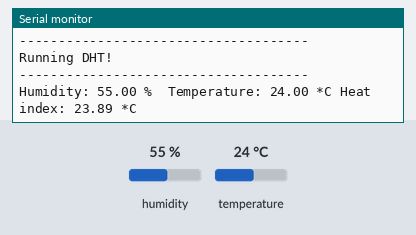
The sketch below on a simulated ESP8266 (NodeMCU). Shown: the last lines printed to the serial monitor. The inputs (shaded band) are chosen by the test bench; at power-on: humidity 55 %, temperature 24 °C. WiFi joins after 1.5 s; servers stay silent unless stated.

Above: at 2.7 s.
2.8 s: humidity set to 22 %
At 4.2 s:
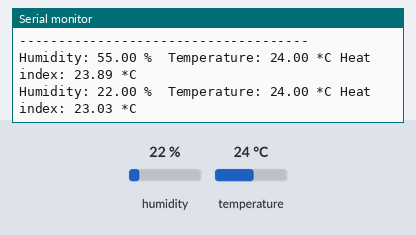
4.3 s: temperature set to 12 °C
5.8 s: humidity set to 40 %
At 6.3 s:
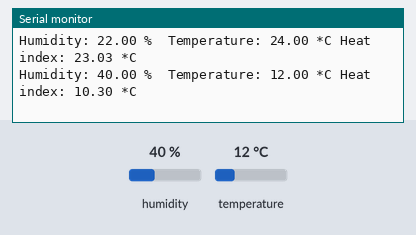
Timing chart, 0 to 8.8 s (numbered marks = the images above; inputs shaded):
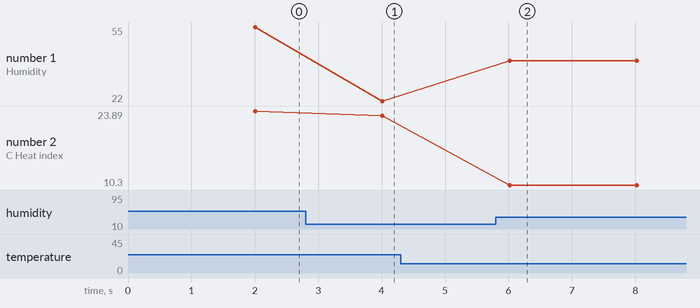

The sketch:

dht22_websockets.ino
```cpp
#include <ESP8266WiFi.h>          //ESP8266 Core WiFi Library
#include <DNSServer.h>            //Local DNS Server used for redirecting all requests to the configuration portal
#include <ESP8266WebServer.h>     //Local WebServer used to serve the configuration portal
#include <WiFiManager.h>          //https://github.com/tzapu/WiFiManager WiFi Configuration Magic
#include <DHT.h>                  //Read DHT sensors data
#include <WebSocketsServer.h>
#include <ArduinoJson.h>

#define DHT_PIN D2     // what digital pin the DHT22 is conected to
#define DHT_TYPE DHT22   // there are multiple kinds of DHT sensors

// Redefine DHT init delay to improve reliability of reading DHT22 data when using
// ESP8266 with DHT v1.3.7 library. See: https://github.com/adafruit/DHT-sensor-library/issues/116
#define DHT_INIT_DELAY_USEC 60

#define DHT_MEASUREMENT_DELAY_MS 2000

#define AP_SSID cosito
#define AP_PASSWORD 1234567890

struct DHTMeasurement {
  float humidity;
  float temperature;
  float heatIndex;
};

DHT dht(DHT_PIN, DHT_TYPE);
WebSocketsServer webSocket(81);
ESP8266WebServer webServer;

char indexHtml[] PROGMEM = R"=====(
<html>
<head>
<script>
var socket;
function init() {
  socket = new WebSocket('ws://' + window.location.hostname + ':81');
  socket.onmessage = function(event) {
    document.getElementById("console").value += event.data + "\n";
  }
}
</script>
</head>
<body onload="javascript:init();">
<textarea id="console"></textarea>
</body>
</html>
)=====";

unsigned long lastMeasurementAt = 0;

void setup() {
  WiFiManager wifiManager;

  wifiManager.autoConnect("cosito", "1234567890");

  setupSerialMonitor();

  setupWebServer();

  webSocket.begin();

  Serial.println("Device Started");

  dht.begin(DHT_INIT_DELAY_USEC);

  Serial.println("-------------------------------------");
  Serial.println("Running DHT!");
  Serial.println("-------------------------------------");

}

void loop() {
  webSocket.loop();
  webServer.handleClient();

  if(shouldTakeDHTMeasurement()) {
    DHTMeasurement measurement = readDHTSensor();

    // Check if any reads failed and exit early (to try again).
    if (isnan(measurement.humidity) || isnan(measurement.temperature)) {
      Serial.println("Failed to read from DHT sensor!");
      return;
    }

    reportMeasurement(measurement);

    Serial.print("Humidity: ");
    Serial.print(measurement.humidity);
    Serial.print(" %\t");
    Serial.print("Temperature: ");
    Serial.print(measurement.temperature);
    Serial.print(" *C ");
    Serial.print("Heat index: ");
    Serial.print(measurement.heatIndex);
    Serial.println(" *C ");
  }
}

void setupSerialMonitor() {
  Serial.begin(115200);
  Serial.setTimeout(2000);

  // Wait for serial to initialize.
  while(!Serial) {
    delay(50);
  }
}

void setupWebServer() {
  Serial.println("Initializing web server");

  webServer.on("/", [](){
    webServer.send_P(200, "text/html", indexHtml);
  });

  webServer.begin();

  Serial.println("Web server initialized");
}

DHTMeasurement readDHTSensor() {
  DHTMeasurement measurement;

  measurement.humidity = dht.readHumidity();
  measurement.temperature = dht.readTemperature();

  measurement.heatIndex = dht.computeHeatIndex(measurement.temperature, measurement.humidity, false);

  lastMeasurementAt = millis();

  return measurement;
}

void reportMeasurement(DHTMeasurement measurement) {
  StaticJsonDocument<JSON_OBJECT_SIZE(3)> json;

  json["humidity"] = measurement.humidity;
  json["temperature"] = measurement.temperature;
  json["heatIndex"] = measurement.heatIndex;

  String webSocketMessage;

  serializeJson(json, webSocketMessage);

  webSocket.broadcastTXT(webSocketMessage);
}

boolean shouldTakeDHTMeasurement() {
  return millis() - lastMeasurementAt > DHT_MEASUREMENT_DELAY_MS;
}
```

Measured:
- after the input at 2.8 s, the serial monitor: prints a new line after 1.2 s (image 1)
- after the input at 5.8 s, the serial monitor: prints a new line after 0.22 s (image 2)
- plotted number 1: 55 → 22 after the input at 2.8 s, 22 → 40 after the input at 5.8 s
- plotted number 2: 23.89 → 23.03 after the input at 2.8 s, 23.03 → 10.3 after the input at 5.8 s
